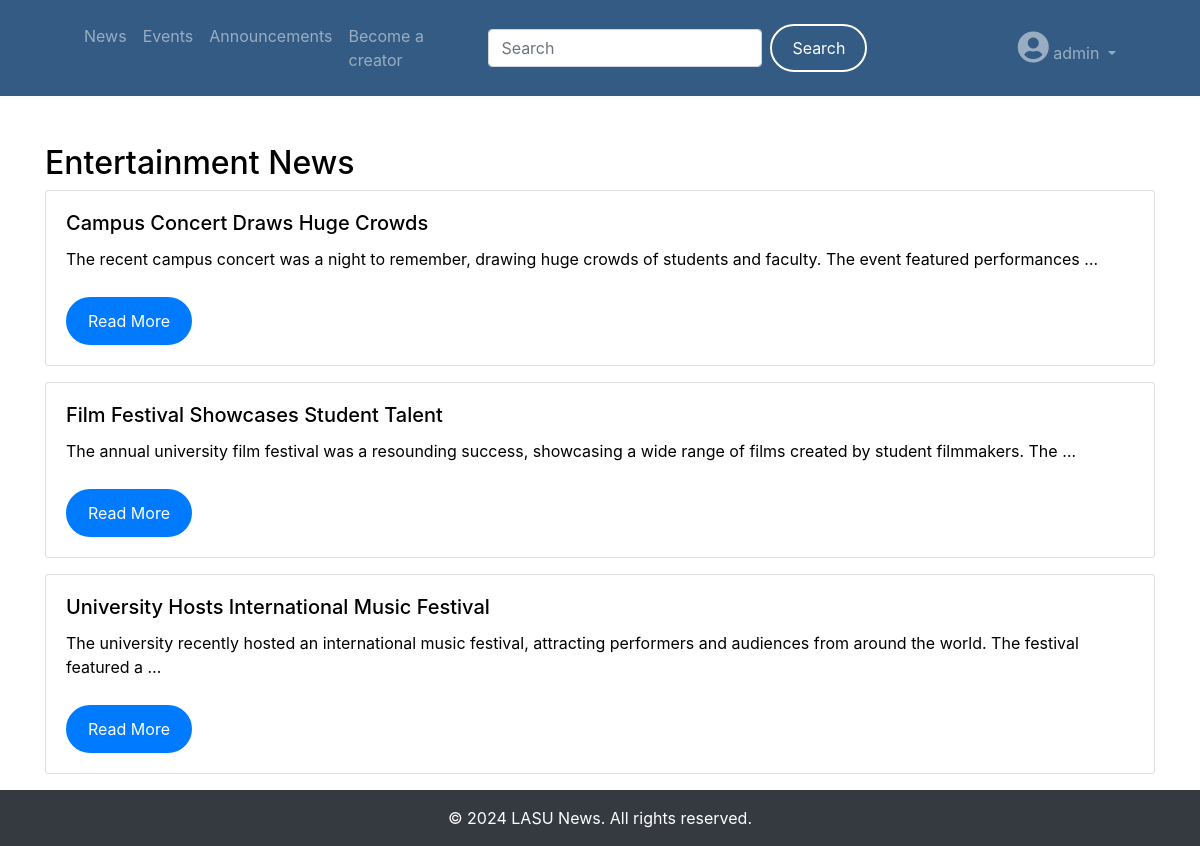
The app's page /news/category/3/ (signed in) with its own data.
### students/models.py (models this page shows, shortened)
class CustomUser(AbstractUser):
    is_special_user = models.BooleanField(default=False)
    groups = models.ManyToManyField(
        Group,
        related_name='custom_user_set',
        blank=True,
        help_text=('The groups this user belongs to. A user will get all permissions '
                   'granted to each of their groups.'),
        verbose_name=('groups'),
    )
    user_permissions = models.ManyToManyField(
        Permission,
        related_name='custom_user_set',
        blank=True,
        help_text=('Specific permissions for this user.'),
        verbose_name=('user permissions'),
    )

### news/models.py (models this page shows, shortened)
class Category(models.Model):
    name = models.CharField(max_length=100)

class News(models.Model):
    title = models.CharField(max_length=200)
    content = models.TextField()
    image = models.ImageField(upload_to='news_images/', null=True, blank=True)
    video = models.FileField(upload_to='news_videos/', null=True, blank=True)
    author = models.ForeignKey(settings.AUTH_USER_MODEL, on_delete=models.CASCADE)
    category = models.ForeignKey(Category, on_delete=models.CASCADE)
    created_at = models.DateTimeField(auto_now_add=True)
    updated_at = models.DateTimeField(auto_now=True)

### news/views.py (the view)
# urls.py: path('category/<int:category_id>/', views.category_news_list, name='category_news_list'),
@login_required
def category_news_list(request, category_id):
    category = get_object_or_404(Category, id=category_id)
    news_items = News.objects.filter(category=category)
    categories = Category.objects.all()
    unseen_notifications_count = request.user.notifications.filter(is_read=False).count()
    return render(request, 'news/category_news_list.html', {'news_items': news_items, 'categories': categories, 'category': category, 'unseen_notifications_count': unseen_notifications_count})

### news/templates/news/category_news_list.html (shortened to what this page needs)
{% extends 'base.html' %}
{% block content %}
<div class="container mt-5">
    <h2>{{ category.name }} News</h2>
    {% for news_item in news_items %}
        <div class="card mb-3">
            <div class="card-body">
                <h5 class="card-title">{{ news_item.title }}</h5>
                <p class="card-text">{{ news_item.content|truncatewords:20 }}</p>
                <a href="{% url 'news:news_detail' news_item.pk %}" class="btn btn-primary">Read More</a>
            </div>
        </div>
    {% endfor %}
</div>
{% endblock %}

### templates/base.html (shortened to what this page needs)
{% load static %}
<!DOCTYPE html>
<html lang="en">
<head>
    <link href="https://stackpath.bootstrapcdn.com/bootstrap/4.5.2/css/bootstrap.min.css" rel="stylesheet">
    <link href="https://maxcdn.bootstrapcdn.com/bootstrap/4.5.2/css/bootstrap.min.css" rel="stylesheet">
    <link rel="stylesheet" href="{% static 'css/style.css' %}">
    <link rel="stylesheet" href="{% static 'css/bootstrap.min.css' %}">
    <link rel="stylesheet" href="https://cdnjs.cloudflare.com/ajax/libs/font-awesome/5.15.3/css/all.min.css">
</head>
<body>
    {% block nav %}
    <header class="masthead mb-auto">
        <div class="navbar-bg">
            <div class="container">
                <nav class="navbar navbar-expand-lg navbar-dark">
                    <div class="container-fluid">
                        <div class="collapse navbar-collapse" id="navbarNav">
                            <ul class="navbar-nav mr-auto">
                                {% if user.is_authenticated %}
                                    <li class="nav-item">
                                        <a class="nav-link {% if request.resolver_match.url_name == 'news_list' %}active{% endif %}"
                                            href="{% url 'news:news_list' %}">News</a>
                                    </li>
                                    <li class="nav-item">
                                        <a class="nav-link {% if request.resolver_match.url_name == 'event' %}active{% endif %}"
                                            href="{% url 'Event:event' %}">Events</a>
                                    </li>
                                    <li class="nav-item">
                                        <a class="nav-link {% if request.resolver_match.url_name == 'announcements' %}active{% endif %}"
                                            href="{% url 'Announcements:announcements' %}">Announcements</a>
                                    </li>
                                    <li class="nav-item">
                                        <a class="nav-link {% if request.resolver_match.url_name == 'apply_creator' %}active{% endif %}"
                                            href="{% url 'special_users:apply_creator' %}">Become a creator</a>
                                    </li>
                                {% else %}
                                    <li class="nav-item">
                                        <a class="nav-link {% if request.resolver_match.url_name == 'home' %}active{% endif %}"
                                            aria-current="page" href="{% url 'Home:home' %}">Home</a>
                                    </li>
                                {% endif %}
                            </ul>
                            {% if user.is_authenticated %}
                            <form class="form-inline my-2 my-lg-0 mx-auto" style="width: 50%;" method="GET" action="{% url 'search:search_results' %}">
                                <input class="form-control mr-sm-2" type="search" name="q" placeholder="Search" aria-label="Search" required>
                                <button class="btn btn-outline-success my-2 my-sm-0" type="submit">Search</button>
                            </form>
                            {% endif %}
                            <ul class="navbar-nav ml-auto">
                                {% if user.is_authenticated %}
                                    <li class="nav-item dropdown">
                                        <a class="nav-link dropdown-toggle" href="#" id="navbarDropdown" role="button"
                                            data-toggle="dropdown" aria-haspopup="true" aria-expanded="false">
                                            <i class="fas fa-user-circle fa-2x"></i> {{ user.username }}
                                        </a>
                                    </li>
                                {% endif %}
                            </ul>
                        </div>
                    </div>
                </nav>
            </div>
        </div>
    </header>
    {% endblock %}
</body>
    {% block content %}
    {% endblock %}
    <footer class="footer py-3 bg-dark text-white">
        <div class="container">
            <div class="row justify-content-center">
                <div class="col-md-6 text-center">
                    <p>&copy; {% now "Y" %} LASU News. All rights reserved.</p>
                </div>
            </div>
        </div>
    </footer>
</body>
</html>

### static/css/style.css (style rules this page uses)
body { background-color: #FFFFFF; color: black; margin: 0; height: 100vh; display: flex; flex-direction: column; }
.navbar-bg { background-color: rgba(0, 51, 102, 0.8); width: 100%; padding: 0.5rem 0; }
.navbar-nav .nav-link { color: white; transition: all 0.3s ease; }
.btn { color: white; background-color: transparent; border: 2px solid white; padding: 10px 20px; border-radius: 25px; transition: all 0.3s ease; }
.footer { background-color: #343a40; color: white; }
.footer p { margin: 0; }
.btn-primary { background-color: #007bff; border-color: #007bff; color: white; margin-top: 10px; }

### records on screen
CustomUser: username "admin"
Category: name "Entertainment"
News: title "Campus Concert Draws Huge Crowds", content "The recent campus concert was a night to remember, drawing huge crowds of students and faculty. The event featured performances …"
News: title "Film Festival Showcases Student Talent", content "The annual university film festival was a resounding success, showcasing a wide range of films created by student filmmakers. The …"
News: title "University Hosts International Music Festival", content "The university recently hosted an international music festival, attracting performers and audiences from around the world. The festival featured a …"
